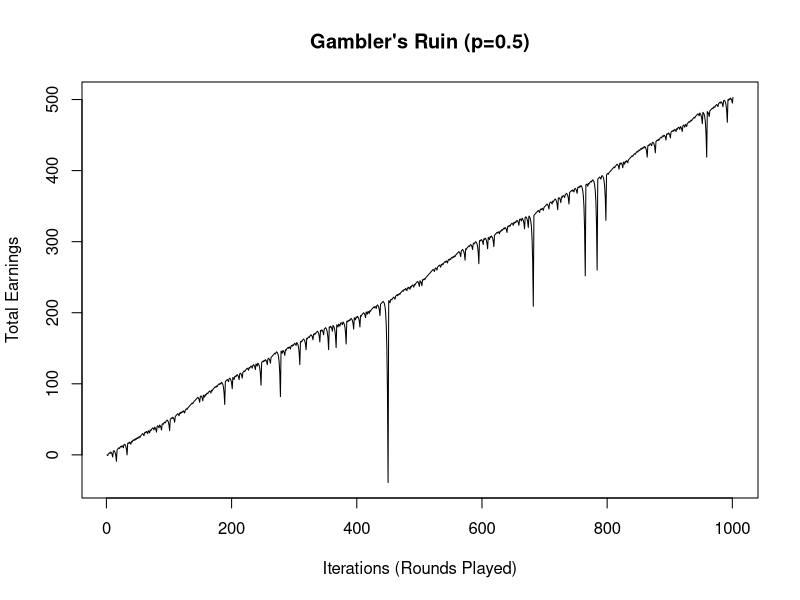

Recreate this plot in R. (Note: a time limit stopped this script after it produced the figure.)
#-------------------------------------------------------------------------------
#Author(s): Melody Huang
#Last modified: 09/24/2018
#Gambler's Ruin Example
#-------------------------------------------------------------------------------
rm(list=ls(all=TRUE))
#-------------------------------------------------------------------------------
#Basic simulation: 
#------------------------------------------------------------------------------------
#Gambler's ruin with doubling down
run_simulation<-function(starting_bet = 1, n_iter = 1000, p=0.5){
	money_made<-0
	bet=starting_bet
	for(i in 1:n_iter){
		result<-rbinom(1, 1, p) #Assume 1 means you won
		if(result == 1){
			#We won: 
			money_made<-append(money_made, money_made[length(money_made)]+bet)
			bet<-starting_bet
		}else{
			money_made<-append(money_made, money_made[length(money_made)]-bet)
			#We lost: 
			bet<-bet*2
		}
	}
	return(money_made)
}
#------------------------------------------------------------------------------------
#set.seed(1)
earnings<-run_simulation(p=0.5)
plot(earnings, type='l', ylab="Total Earnings", xlab="Iterations (Rounds Played)",
	main = "Gambler's Ruin (p=0.5)")

#How much we earned in total: 
earnings[length(earnings)] 
#How much did we lose?
range(diff(earnings))
#------------------------------------------------------------------------------------
#Loss Streaks
#------------------------------------------------------------------------------------
calculate_loss_streaks<-function(earnings){
	loss<-ifelse(diff(earnings) < 0, 1, 0)
	n<-length(loss)-1
	longest_loss_streak<-1
	streak<-1
	for(i in 1:n){
		if(loss[i] == 1){
			if(loss[i+1]==1){
				streak<-streak+1
			}else{
				longest_loss_streak<-max(longest_loss_streak, streak)
				streak<-1
			}
		}
	}
	return(longest_loss_streak)
}

print(calculate_loss_streaks(earnings))
#We observe that even when p=0.5, we almost never end with making a positive amount of money
#What threshold of p must exist for us to end with profits? 
#------------------------------------------------------------------------------------
#Repeating the simulation... 

#Helper functions: 
rbind_list<-function(x, list_iter, list_whole){
	return(rbind(list_whole[[x]], list_iter[[x]]))
}

winnings_all<-vector('list', 24)
loss_streaks<-c()
#Each list in the vector denotes different intervals of time we are playing for
#in 50 iteration increments
for(j in 1:1000){
	#Initialize: 
	winnings<-vector('list', 24)
	loss_streaks_iter<-c()
	for(p_win in seq(0.1, 0.9, by=0.05)){
		result<-run_simulation(p=p_win) #Simulation varies probability of winning a bet
		for(i in 1:24){
			if(i < 5){
				winnings[[i]]<-append(winnings[[i]], result[i*10])
			}else{
				winnings[[i]]<-append(winnings[[i]], result[(i-4)*50])	
			}
		}
		loss_streaks_iter<-append(loss_streaks_iter, calculate_loss_streaks(result))
	}
	winnings_all<-lapply(1:24, rbind_list, winnings_all, winnings)
	loss_streaks<-rbind(loss_streaks, loss_streaks_iter)
}
#------------------------------------------------------------------------------------
#Results: 
row.names(loss_streaks)<-NULL
loss_streaks
2^loss_streaks

#Average Winnings: 
average_winnings<-c()
for(i in 1:24){
	average_winnings<-rbind(average_winnings, colMeans(winnings_all[[i]]))
}
#------------------------------------------------------------------------------------
#Export Data: 
write.csv(average_winnings, 'data.csv')
write.csv(2^loss_streaks, 'largest_bets.csv')
